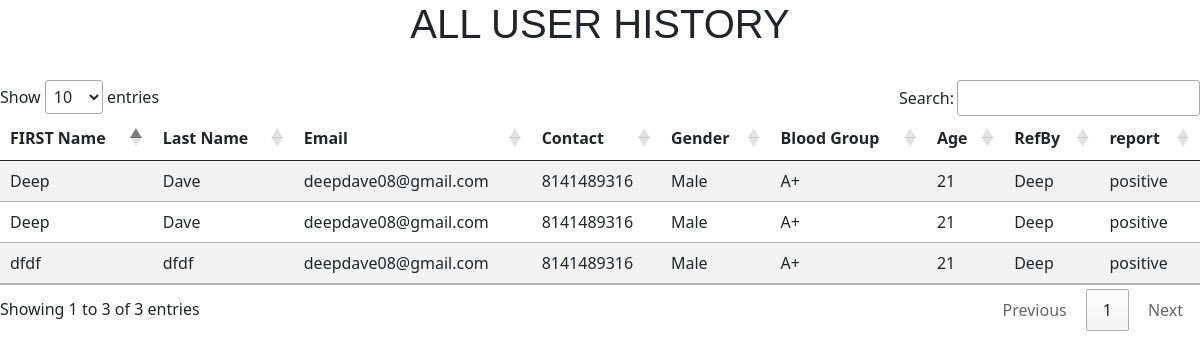
/patient/userdetail (signed in), run on an earlier commit of the app's database.
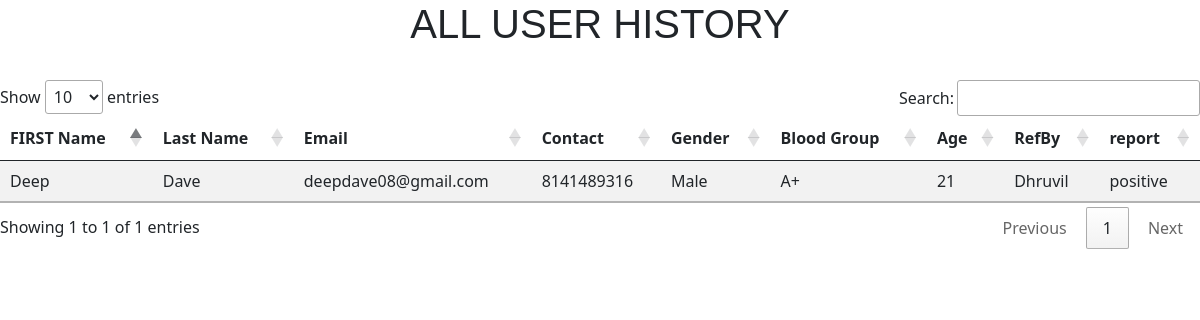
And on a later commit of the database.
### patient/models.py (models this page shows, shortened)
class addpatientform(models.Model):
    Patientid = models.AutoField(primary_key=True)
    firstname = models.CharField(max_length=25)
    lastname = models.CharField(max_length=25)
    email = models.CharField(max_length=25)
    contact = models.CharField(max_length=25)
    gender = models.CharField(max_length=25)
    bloodgroup = models.CharField(max_length=25)
    age = models.CharField(max_length=3)
    RefBy = models.CharField(max_length=20)
    address = models.TextField()
    labid = models.CharField(max_length=3)
    class Meta:
        db_table = "AddPatient"
    def __str__(self):
        return str(self.Patientid)

class generatereport(models.Model):
    patientid = models.AutoField(primary_key=True)
    patientname = models.CharField(max_length=25)
    isreportgenerated = models.BooleanField(default=False)
    labid= models.CharField(max_length=3)
    image = models.ImageField(upload_to="image")
    report = models.FileField(upload_to="pdf")
    result = models.CharField(max_length=25,default="")
    Date = models.DateField(null=True)
    class Meta:
        db_table = "GenerateReport"

### patient/views.py (the view)
# urls.py: path('/userdetail',views.userdetail),
def userdetail(request):
  labid = request.session["ID"]
  rs = addpatientform.objects.all().filter(labid=labid)
  gs = generatereport.objects.all().filter(labid=labid)
  print(rs)
  return render(request,'userdetail.html',{'rs':zip(rs,gs)})

### templates/userdetail.html (shortened to what this page needs)
<!doctype html>
<html lang="en">
  <head>
    <link href="https://cdn.jsdelivr.net/npm/bootstrap@5.0.0-beta2/dist/css/bootstrap.min.css" rel="stylesheet">
     <link rel="stylesheet" href="https://cdn.datatables.net/1.10.24/css/jquery.dataTables.min.css">
  </head>
  <body>
  <center><h1 id="t1">ALL USER HISTORY</h1></center>
    <br>
  <div id="DataTable">
    <table class="table table-striped table-hoverr" id="tableToFill">
    <thead>
    <tr>
        <th>FIRST Name</th>
        <th>Last Name</th>
        <th>Email</th>
        <th>Contact</th>
        <th>Gender</th>
        <th>Blood Group</th>
        <th>Age</th>
        <th>RefBy</th>
        <th>report</th>
    </tr>
    </thead>
    <tbody>
    {%for rs,gs in rs %}
    <tr>
        <td>{{rs.firstname}}</td>
        <td>{{rs.lastname}}</td>
        <td>{{rs.email}}</td>
        <td>{{rs.contact}}</td>
        <td>{{rs.gender}}</td>
        <td>{{rs.bloodgroup}}</td>
        <td>{{rs.age}}</td>
        <td>{{rs.RefBy}}</td>
        <td>{{gs.result}}</td>
    </tr>
    {% endfor %}
    </tbody>
    </table>
</div>
  </body>
</html>

### templates/userdetail.html (style rules this page uses)
#t1 { font-family: "Arial Black", sans-serif; }

What changed in the data, as far as the page shows it:
no longer on this page (row edited): addpatientform: firstname "Deep", lastname "Dave", email "deepdave08@gmail.com", contact "8141489316", gender "Male", bloodgroup "A+", age "21", RefBy "Deep", result "positive"
no longer on this page (row edited): addpatientform: firstname "Deep", lastname "Dave", email "deepdave08@gmail.com", contact "8141489316", gender "Male", bloodgroup "A+", age "21", RefBy "Deep", result "positive"
removed addpatientform: firstname "dfdf", lastname "dfdf", email "deepdave08@gmail.com", contact "8141489316", gender "Male", bloodgroup "A+", age "21", RefBy "Deep", result "positive"
now on this page (row edited): addpatientform: firstname "Deep", lastname "Dave", email "deepdave08@gmail.com", contact "8141489316", gender "Male", bloodgroup "A+", age "21", RefBy "Dhruvil", result "positive"
Also different on the page:
text written by a page script: "Show entries Search: Showing 1 to 3 of 3 entries Previous 1 Next" → "Show entries Search: Showing 1 to 1 of 1 entries Previous 1 Next"
